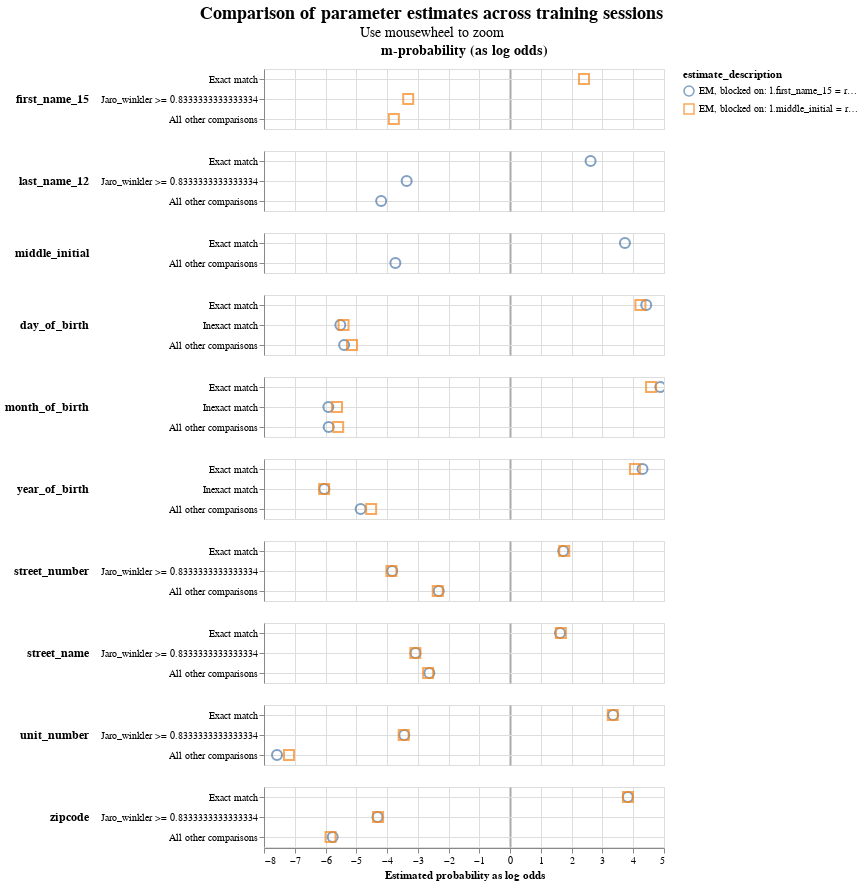

Here is the notebook cell this chart was saved with:
### Code cell
linker.parameter_estimate_comparisons_chart()

### Figure 1 — Vega-Lite specification as saved in the notebook (floating-point values rounded to 4 significant figures)
{"config": {"view": {"continuousWidth": 400, "continuousHeight": 300}, "title": {"anchor": "middle", "fontSize": 18, "subtitleFontSize": 14}}, "data": {"name": "data-a13c6ecfa11cc6a85b96d6199d565efe"}, "mark": {"type": "point", "filled": false, "opacity": 0.7, "size": 100}, "encoding": {"color": {"field": "estimate_description", "type": "nominal"}, "column": {"align": "each", "field": "col_header", "header": {"labelFontSize": 14, "labelFontWeight": "bold"}, "title": null, "type": "nominal"}, "row": {"align": "each", "field": "comparison_name", "header": {"labelAlign": "left", "labelAnchor": "middle", "labelAngle": 0, "labelFontSize": 12, "labelFontWeight": "bold"}, "sort": {"field": "comparison_sort_order"}, "title": null, "type": "nominal"}, "shape": {"field": "estimate_description", "scale": {"range": ["circle", "square", "triangle", "diamond"]}, "type": "nominal"}, "tooltip": [{"field": "comparison_name", "type": "nominal"}, {"field": "estimate_description", "type": "nominal"}, {"field": "estimated_probability", "type": "quantitative"}], "x": {"axis": {"gridColor": {"condition": {"test": "abs(datum.value / 10)  <= 1 & datum.value % 10 === 0", "value": "#aaa"}, "value": "#ddd"}, "gridDash": {"condition": {"test": "abs(datum.value / 10) == 1", "value": [3]}, "value": null}, "gridWidth": {"condition": {"test": "abs(datum.value / 10)  <= 1 & datum.value % 10 === 0", "value": 2}, "value": 1}}, "field": "estimated_probability_as_log_odds", "title": "Estimated probability as log odds", "type": "quantitative"}, "y": {"axis": {"grid": true, "title": null}, "field": "comparison_level_label", "sort": {"field": "comparison_vector_value", "order": "descending"}, "type": "nominal"}}, "params": [{"name": "mouse_zoom", "select": {"type": "interval", "encodings": ["x"]}, "bind": "scales"}], "resolve": {"scale": {"y": "independent"}}, "title": {"text": "Comparison of parameter estimates across training sessions", "subtitle": "Use mousewheel to zoom"}, "transform": [{"calculate": "datum.m_or_u + '-probability (as log odds)'", "as": "col_header"}], "$schema": "https://vega.github.io/schema/vega-lite/v5.9.3.json", "datasets": {"data-a13c6ecfa11cc6a85b96d6199d565efe": [{"m_or_u": "m", "estimated_probability": 0.8408, "estimate_description": "EM, blocked on: l.middle_initial = r.middle_initial and l.last_name_12 = r.last_name_12", "estimated_probability_as_log_odds": 2.4, "sql_condition": "`first_name_15_l` = `first_name_15_r`", "comparison_level_label": "Exact match", "comparison_vector_value": 2, "comparison_name": "first_name_15", "comparison_sort_order": 0}, {"m_or_u": "m", "estimated_probability": 0.09139, "estimate_description": "EM, blocked on: l.middle_initial = r.middle_initial and l.last_name_12 = r.last_name_12", "estimated_probability_as_log_odds": -3.314, "sql_condition": "jaro_winkler(`first_name_15_l`, `first_name_15_r`) >= 0.8333333333333334", "comparison_level_label": "Jaro_winkler >= 0.8333333333333334", "comparison_vector_value": 1, "comparison_name": "first_name_15", "comparison_sort_order": 0}, {"m_or_u": "m", "estimated_probability": 0.06786, "estimate_description": "EM, blocked on: l.middle_initial = r.middle_initial and l.last_name_12 = r.last_name_12", "estimated_probability_as_log_odds": -3.78, "sql_condition": "ELSE", "comparison_level_label": "All other comparisons", "comparison_vector_value": 0, "comparison_name": "first_name_15", "comparison_sort_order": 0}, {"m_or_u": "m", "estimated_probability": 0.8596, "estimate_description": "EM, blocked on: l.first_name_15 = r.first_name_15", "estimated_probability_as_log_odds": 2.614, "sql_condition": "`last_name_12_l` = `last_name_12_r`", "comparison_level_label": "Exact match", "comparison_vector_value": 2, "comparison_name": "last_name_12", "comparison_sort_order": 1}, {"m_or_u": "m", "estimated_probability": 0.08856, "estimate_description": "EM, blocked on: l.first_name_15 = r.first_name_15", "estimated_probability_as_log_odds": -3.364, "sql_condition": "jaro_winkler(`last_name_12_l`, `last_name_12_r`) >= 0.8333333333333334", "comparison_level_label": "Jaro_winkler >= 0.8333333333333334", "comparison_vector_value": 1, "comparison_name": "last_name_12", "comparison_sort_order": 1}, {"m_or_u": "m", "estimated_probability": 0.05187, "estimate_description": "EM, blocked on: l.first_name_15 = r.first_name_15", "estimated_probability_as_log_odds": -4.192, "sql_condition": "ELSE", "comparison_level_label": "All other comparisons", "comparison_vector_value": 0, "comparison_name": "last_name_12", "comparison_sort_order": 1}, {"m_or_u": "m", "estimated_probability": 0.9299, "estimate_description": "EM, blocked on: l.first_name_15 = r.first_name_15", "estimated_probability_as_log_odds": 3.73, "sql_condition": "`middle_initial_l` = `middle_initial_r`", "comparison_level_label": "Exact match", "comparison_vector_value": 1, "comparison_name": "middle_initial", "comparison_sort_order": 2}, {"m_or_u": "m", "estimated_probability": 0.07007, "estimate_description": "EM, blocked on: l.first_name_15 = r.first_name_15", "estimated_probability_as_log_odds": -3.73, "sql_condition": "ELSE", "comparison_level_label": "All other comparisons", "comparison_vector_value": 0, "comparison_name": "middle_initial", "comparison_sort_order": 2}, {"m_or_u": "m", "estimated_probability": 0.9555, "estimate_description": "EM, blocked on: l.first_name_15 = r.first_name_15", "estimated_probability_as_log_odds": 4.423, "sql_condition": "`day_of_birth_l` = `day_of_birth_r`", "comparison_level_label": "Exact match", "comparison_vector_value": 2, "comparison_name": "day_of_birth", "comparison_sort_order": 3}, {"m_or_u": "m", "estimated_probability": 0.9495, "estimate_description": "EM, blocked on: l.middle_initial = r.middle_initial and l.last_name_12 = r.last_name_12", "estimated_probability_as_log_odds": 4.233, "sql_condition": "`day_of_birth_l` = `day_of_birth_r`", "comparison_level_label": "Exact match", "comparison_vector_value": 2, "comparison_name": "day_of_birth", "comparison_sort_order": 3}, {"m_or_u": "m", "estimated_probability": 0.02134, "estimate_description": "EM, blocked on: l.first_name_15 = r.first_name_15", "estimated_probability_as_log_odds": -5.519, "sql_condition": "abs(day_of_birth_l - day_of_birth_r) <= 5", "comparison_level_label": "Inexact match", "comparison_vector_value": 1, "comparison_name": "day_of_birth", "comparison_sort_order": 3}, {"m_or_u": "m", "estimated_probability": 0.0229, "estimate_description": "EM, blocked on: l.middle_initial = r.middle_initial and l.last_name_12 = r.last_name_12", "estimated_probability_as_log_odds": -5.415, "sql_condition": "abs(day_of_birth_l - day_of_birth_r) <= 5", "comparison_level_label": "Inexact match", "comparison_vector_value": 1, "comparison_name": "day_of_birth", "comparison_sort_order": 3}, {"m_or_u": "m", "estimated_probability": 0.0232, "estimate_description": "EM, blocked on: l.first_name_15 = r.first_name_15", "estimated_probability_as_log_odds": -5.396, "sql_condition": "ELSE", "comparison_level_label": "All other comparisons", "comparison_vector_value": 0, "comparison_name": "day_of_birth", "comparison_sort_order": 3}, {"m_or_u": "m", "estimated_probability": 0.02759, "estimate_description": "EM, blocked on: l.middle_initial = r.middle_initial and l.last_name_12 = r.last_name_12", "estimated_probability_as_log_odds": -5.139, "sql_condition": "ELSE", "comparison_level_label": "All other comparisons", "comparison_vector_value": 0, "comparison_name": "day_of_birth", "comparison_sort_order": 3}, {"m_or_u": "m", "estimated_probability": 0.9671, "estimate_description": "EM, blocked on: l.first_name_15 = r.first_name_15", "estimated_probability_as_log_odds": 4.879, "sql_condition": "`month_of_birth_l` = `month_of_birth_r`", "comparison_level_label": "Exact match", "comparison_vector_value": 2, "comparison_name": "month_of_birth", "comparison_sort_order": 4}, {"m_or_u": "m", "estimated_probability": 0.9599, "estimate_description": "EM, blocked on: l.middle_initial = r.middle_initial and l.last_name_12 = r.last_name_12", "estimated_probability_as_log_odds": 4.579, "sql_condition": "`month_of_birth_l` = `month_of_birth_r`", "comparison_level_label": "Exact match", "comparison_vector_value": 2, "comparison_name": "month_of_birth", "comparison_sort_order": 4}, {"m_or_u": "m", "estimated_probability": 0.01638, "estimate_description": "EM, blocked on: l.first_name_15 = r.first_name_15", "estimated_probability_as_log_odds": -5.908, "sql_condition": "abs(month_of_birth_l - month_of_birth_r) <= 3", "comparison_level_label": "Inexact match", "comparison_vector_value": 1, "comparison_name": "month_of_birth", "comparison_sort_order": 4}, {"m_or_u": "m", "estimated_probability": 0.01981, "estimate_description": "EM, blocked on: l.middle_initial = r.middle_initial and l.last_name_12 = r.last_name_12", "estimated_probability_as_log_odds": -5.629, "sql_condition": "abs(month_of_birth_l - month_of_birth_r) <= 3", "comparison_level_label": "Inexact match", "comparison_vector_value": 1, "comparison_name": "month_of_birth", "comparison_sort_order": 4}, {"m_or_u": "m", "estimated_probability": 0.01649, "estimate_description": "EM, blocked on: l.first_name_15 = r.first_name_15", "estimated_probability_as_log_odds": -5.899, "sql_condition": "ELSE", "comparison_level_label": "All other comparisons", "comparison_vector_value": 0, "comparison_name": "month_of_birth", "comparison_sort_order": 4}, {"m_or_u": "m", "estimated_probability": 0.02034, "estimate_description": "EM, blocked on: l.middle_initial = r.middle_initial and l.last_name_12 = r.last_name_12", "estimated_probability_as_log_odds": -5.59, "sql_condition": "ELSE", "comparison_level_label": "All other comparisons", "comparison_vector_value": 0, "comparison_name": "month_of_birth", "comparison_sort_order": 4}, {"m_or_u": "m", "estimated_probability": 0.9517, "estimate_description": "EM, blocked on: l.first_name_15 = r.first_name_15", "estimated_probability_as_log_odds": 4.302, "sql_condition": "`year_of_birth_l` = `year_of_birth_r`", "comparison_level_label": "Exact match", "comparison_vector_value": 2, "comparison_name": "year_of_birth", "comparison_sort_order": 5}, {"m_or_u": "m", "estimated_probability": 0.9433, "estimate_description": "EM, blocked on: l.middle_initial = r.middle_initial and l.last_name_12 = r.last_name_12", "estimated_probability_as_log_odds": 4.056, "sql_condition": "`year_of_birth_l` = `year_of_birth_r`", "comparison_level_label": "Exact match", "comparison_vector_value": 2, "comparison_name": "year_of_birth", "comparison_sort_order": 5}, {"m_or_u": "m", "estimated_probability": 0.01497, "estimate_description": "EM, blocked on: l.first_name_15 = r.first_name_15", "estimated_probability_as_log_odds": -6.04, "sql_condition": "abs(year_of_birth_l - year_of_birth_r) <= 5", "comparison_level_label": "Inexact match", "comparison_vector_value": 1, "comparison_name": "year_of_birth", "comparison_sort_order": 5}, {"m_or_u": "m", "estimated_probability": 0.01491, "estimate_description": "EM, blocked on: l.middle_initial = r.middle_initial and l.last_name_12 = r.last_name_12", "estimated_probability_as_log_odds": -6.046, "sql_condition": "abs(year_of_birth_l - year_of_birth_r) <= 5", "comparison_level_label": "Inexact match", "comparison_vector_value": 1, "comparison_name": "year_of_birth", "comparison_sort_order": 5}, {"m_or_u": "m", "estimated_probability": 0.03329, "estimate_description": "EM, blocked on: l.first_name_15 = r.first_name_15", "estimated_probability_as_log_odds": -4.86, "sql_condition": "ELSE", "comparison_level_label": "All other comparisons", "comparison_vector_value": 0, "comparison_name": "year_of_birth", "comparison_sort_order": 5}, {"m_or_u": "m", "estimated_probability": 0.04182, "estimate_description": "EM, blocked on: l.middle_initial = r.middle_initial and l.last_name_12 = r.last_name_12", "estimated_probability_as_log_odds": -4.518, "sql_condition": "ELSE", "comparison_level_label": "All other comparisons", "comparison_vector_value": 0, "comparison_name": "year_of_birth", "comparison_sort_order": 5}, {"m_or_u": "m", "estimated_probability": 0.7677, "estimate_description": "EM, blocked on: l.first_name_15 = r.first_name_15", "estimated_probability_as_log_odds": 1.724, "sql_condition": "`street_number_l` = `street_number_r`", "comparison_level_label": "Exact match", "comparison_vector_value": 2, "comparison_name": "street_number", "comparison_sort_order": 6}, {"m_or_u": "m", "estimated_probability": 0.7718, "estimate_description": "EM, blocked on: l.middle_initial = r.middle_initial and l.last_name_12 = r.last_name_12", "estimated_probability_as_log_odds": 1.758, "sql_condition": "`street_number_l` = `street_number_r`", "comparison_level_label": "Exact match", "comparison_vector_value": 2, "comparison_name": "street_number", "comparison_sort_order": 6}, {"m_or_u": "m", "estimated_probability": 0.06558, "estimate_description": "EM, blocked on: l.first_name_15 = r.first_name_15", "estimated_probability_as_log_odds": -3.833, "sql_condition": "jaro_winkler(`street_number_l`, `street_number_r`) >= 0.8333333333333334", "comparison_level_label": "Jaro_winkler >= 0.8333333333333334", "comparison_vector_value": 1, "comparison_name": "street_number", "comparison_sort_order": 6}, {"m_or_u": "m", "estimated_probability": 0.06445, "estimate_description": "EM, blocked on: l.middle_initial = r.middle_initial and l.last_name_12 = r.last_name_12", "estimated_probability_as_log_odds": -3.86, "sql_condition": "jaro_winkler(`street_number_l`, `street_number_r`) >= 0.8333333333333334", "comparison_level_label": "Jaro_winkler >= 0.8333333333333334", "comparison_vector_value": 1, "comparison_name": "street_number", "comparison_sort_order": 6}, {"m_or_u": "m", "estimated_probability": 0.1667, "estimate_description": "EM, blocked on: l.first_name_15 = r.first_name_15", "estimated_probability_as_log_odds": -2.321, "sql_condition": "ELSE", "comparison_level_label": "All other comparisons", "comparison_vector_value": 0, "comparison_name": "street_number", "comparison_sort_order": 6}, {"m_or_u": "m", "estimated_probability": 0.1637, "estimate_description": "EM, blocked on: l.middle_initial = r.middle_initial and l.last_name_12 = r.last_name_12", "estimated_probability_as_log_odds": -2.353, "sql_condition": "ELSE", "comparison_level_label": "All other comparisons", "comparison_vector_value": 0, "comparison_name": "street_number", "comparison_sort_order": 6}, {"m_or_u": "m", "estimated_probability": 0.7546, "estimate_description": "EM, blocked on: l.first_name_15 = r.first_name_15", "estimated_probability_as_log_odds": 1.621, "sql_condition": "`street_name_l` = `street_name_r`", "comparison_level_label": "Exact match", "comparison_vector_value": 2, "comparison_name": "street_name", "comparison_sort_order": 7}, {"m_or_u": "m", "estimated_probability": 0.7582, "estimate_description": "EM, blocked on: l.middle_initial = r.middle_initial and l.last_name_12 = r.last_name_12", "estimated_probability_as_log_odds": 1.649, "sql_condition": "`street_name_l` = `street_name_r`", "comparison_level_label": "Exact match", "comparison_vector_value": 2, "comparison_name": "street_name", "comparison_sort_order": 7}, {"m_or_u": "m", "estimated_probability": 0.106, "estimate_description": "EM, blocked on: l.first_name_15 = r.first_name_15", "estimated_probability_as_log_odds": -3.076, "sql_condition": "jaro_winkler(`street_name_l`, `street_name_r`) >= 0.8333333333333334", "comparison_level_label": "Jaro_winkler >= 0.8333333333333334", "comparison_vector_value": 1, "comparison_name": "street_name", "comparison_sort_order": 7}, {"m_or_u": "m", "estimated_probability": 0.1056, "estimate_description": "EM, blocked on: l.middle_initial = r.middle_initial and l.last_name_12 = r.last_name_12", "estimated_probability_as_log_odds": -3.082, "sql_condition": "jaro_winkler(`street_name_l`, `street_name_r`) >= 0.8333333333333334", "comparison_level_label": "Jaro_winkler >= 0.8333333333333334", "comparison_vector_value": 1, "comparison_name": "street_name", "comparison_sort_order": 7}, {"m_or_u": "m", "estimated_probability": 0.1393, "estimate_description": "EM, blocked on: l.first_name_15 = r.first_name_15", "estimated_probability_as_log_odds": -2.627, "sql_condition": "ELSE", "comparison_level_label": "All other comparisons", "comparison_vector_value": 0, "comparison_name": "street_name", "comparison_sort_order": 7}, {"m_or_u": "m", "estimated_probability": 0.1362, "estimate_description": "EM, blocked on: l.middle_initial = r.middle_initial and l.last_name_12 = r.last_name_12", "estimated_probability_as_log_odds": -2.665, "sql_condition": "ELSE", "comparison_level_label": "All other comparisons", "comparison_vector_value": 0, "comparison_name": "street_name", "comparison_sort_order": 7}, {"m_or_u": "m", "estimated_probability": 0.9105, "estimate_description": "EM, blocked on: l.first_name_15 = r.first_name_15", "estimated_probability_as_log_odds": 3.346, "sql_condition": "`unit_number_l` = `unit_number_r`", "comparison_level_label": "Exact match", "comparison_vector_value": 2, "comparison_name": "unit_number", "comparison_sort_order": 8}, {"m_or_u": "m", "estimated_probability": 0.9099, "estimate_description": "EM, blocked on: l.middle_initial = r.middle_initial and l.last_name_12 = r.last_name_12", "estimated_probability_as_log_odds": 3.336, "sql_condition": "`unit_number_l` = `unit_number_r`", "comparison_level_label": "Exact match", "comparison_vector_value": 2, "comparison_name": "unit_number", "comparison_sort_order": 8}, {"m_or_u": "m", "estimated_probability": 0.08431, "estimate_description": "EM, blocked on: l.first_name_15 = r.first_name_15", "estimated_probability_as_log_odds": -3.441, "sql_condition": "jaro_winkler(`unit_number_l`, `unit_number_r`) >= 0.8333333333333334", "comparison_level_label": "Jaro_winkler >= 0.8333333333333334", "comparison_vector_value": 1, "comparison_name": "unit_number", "comparison_sort_order": 8}, {"m_or_u": "m", "estimated_probability": 0.0833, "estimate_description": "EM, blocked on: l.middle_initial = r.middle_initial and l.last_name_12 = r.last_name_12", "estimated_probability_as_log_odds": -3.46, "sql_condition": "jaro_winkler(`unit_number_l`, `unit_number_r`) >= 0.8333333333333334", "comparison_level_label": "Jaro_winkler >= 0.8333333333333334", "comparison_vector_value": 1, "comparison_name": "unit_number", "comparison_sort_order": 8}, {"m_or_u": "m", "estimated_probability": 0.005208, "estimate_description": "EM, blocked on: l.first_name_15 = r.first_name_15", "estimated_probability_as_log_odds": -7.578, "sql_condition": "ELSE", "comparison_level_label": "All other comparisons", "comparison_vector_value": 0, "comparison_name": "unit_number", "comparison_sort_order": 8}, {"m_or_u": "m", "estimated_probability": 0.006812, "estimate_description": "EM, blocked on: l.middle_initial = r.middle_initial and l.last_name_12 = r.last_name_12", "estimated_probability_as_log_odds": -7.188, "sql_condition": "ELSE", "comparison_level_label": "All other comparisons", "comparison_vector_value": 0, "comparison_name": "unit_number", "comparison_sort_order": 8}, {"m_or_u": "m", "estimated_probability": 0.934, "estimate_description": "EM, blocked on: l.first_name_15 = r.first_name_15", "estimated_probability_as_log_odds": 3.823, "sql_condition": "`zipcode_l` = `zipcode_r`", "comparison_level_label": "Exact match", "comparison_vector_value": 2, "comparison_name": "zipcode", "comparison_sort_order": 9}, {"m_or_u": "m", "estimated_probability": 0.9343, "estimate_description": "EM, blocked on: l.middle_initial = r.middle_initial and l.last_name_12 = r.last_name_12", "estimated_probability_as_log_odds": 3.829, "sql_condition": "`zipcode_l` = `zipcode_r`", "comparison_level_label": "Exact match", "comparison_vector_value": 2, "comparison_name": "zipcode", "comparison_sort_order": 9}, {"m_or_u": "m", "estimated_probability": 0.04797, "estimate_description": "EM, blocked on: l.first_name_15 = r.first_name_15", "estimated_probability_as_log_odds": -4.311, "sql_condition": "jaro_winkler(`zipcode_l`, `zipcode_r`) >= 0.8333333333333334", "comparison_level_label": "Jaro_winkler >= 0.8333333333333334", "comparison_vector_value": 1, "comparison_name": "zipcode", "comparison_sort_order": 9}, {"m_or_u": "m", "estimated_probability": 0.04854, "estimate_description": "EM, blocked on: l.middle_initial = r.middle_initial and l.last_name_12 = r.last_name_12", "estimated_probability_as_log_odds": -4.293, "sql_condition": "jaro_winkler(`zipcode_l`, `zipcode_r`) >= 0.8333333333333334", "comparison_level_label": "Jaro_winkler >= 0.8333333333333334", "comparison_vector_value": 1, "comparison_name": "zipcode", "comparison_sort_order": 9}, {"m_or_u": "m", "estimated_probability": 0.01803, "estimate_description": "EM, blocked on: l.first_name_15 = r.first_name_15", "estimated_probability_as_log_odds": -5.767, "sql_condition": "ELSE", "comparison_level_label": "All other comparisons", "comparison_vector_value": 0, "comparison_name": "zipcode", "comparison_sort_order": 9}, {"m_or_u": "m", "estimated_probability": 0.01719, "estimate_description": "EM, blocked on: l.middle_initial = r.middle_initial and l.last_name_12 = r.last_name_12", "estimated_probability_as_log_odds": -5.838, "sql_condition": "ELSE", "comparison_level_label": "All other comparisons", "comparison_vector_value": 0, "comparison_name": "zipcode", "comparison_sort_order": 9}]}}
